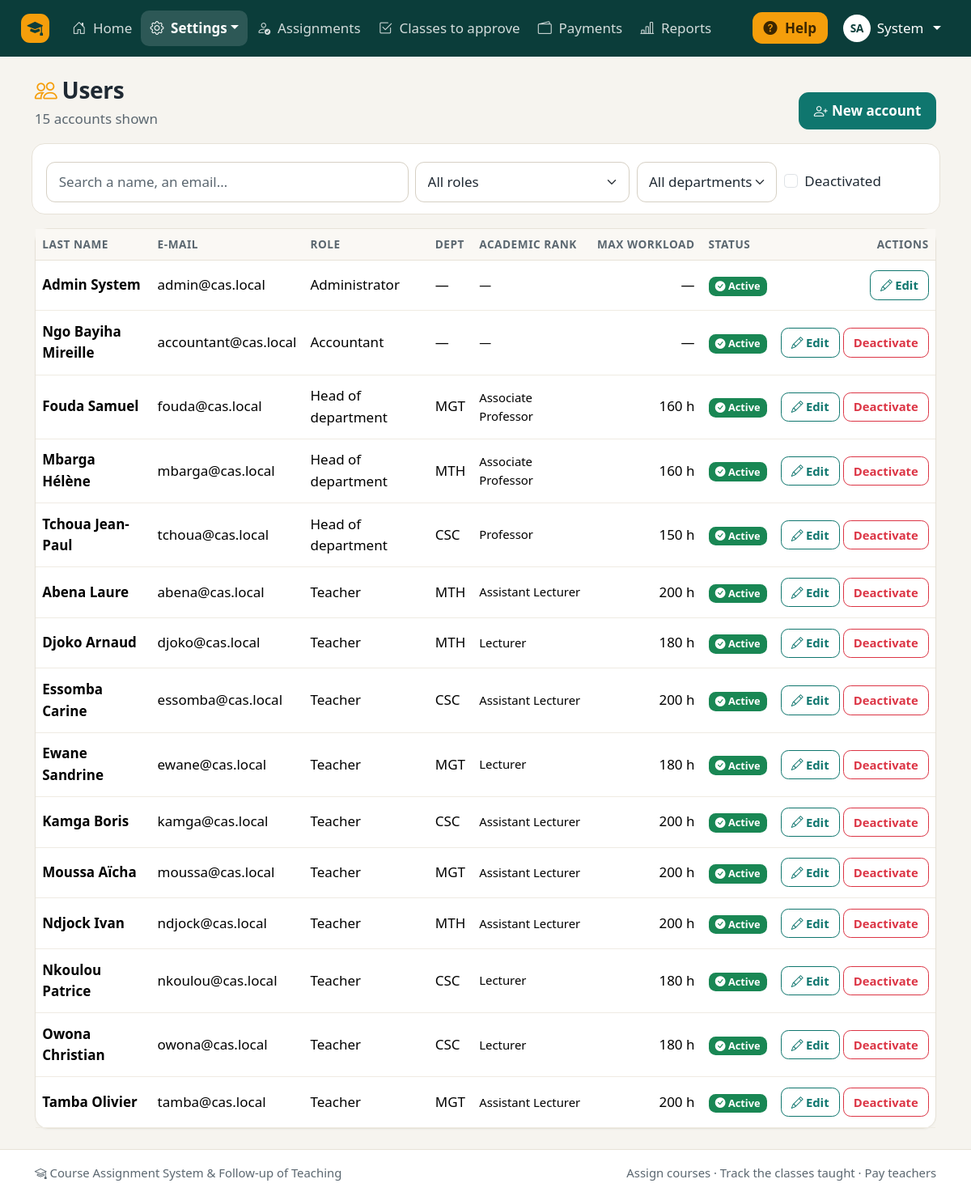
The page /admin/users.php (signed in) on the database its author committed.
### tables this page shows
CREATE TABLE users (
    id             INT AUTO_INCREMENT PRIMARY KEY,
    last_name      VARCHAR(80)  NOT NULL,
    first_name     VARCHAR(80)  NOT NULL,
    email          VARCHAR(150) NOT NULL UNIQUE,
    password_hash  VARCHAR(255) NOT NULL,
    role           ENUM('admin','head','teacher','accountant') NOT NULL DEFAULT 'teacher',
    department_id  INT NULL,
    academic_rank  VARCHAR(50) NULL,
    max_load       INT NOT NULL DEFAULT 0,
    phone          VARCHAR(30) NULL,
    is_active      TINYINT(1) NOT NULL DEFAULT 1,
    created_at     DATETIME NOT NULL DEFAULT CURRENT_TIMESTAMP,
    CONSTRAINT fk_user_department FOREIGN KEY (department_id) REFERENCES departments(id) ON DELETE SET NULL
);

CREATE TABLE departments (
    id       INT AUTO_INCREMENT PRIMARY KEY,
    name     VARCHAR(100) NOT NULL,
    code     VARCHAR(10)  NOT NULL UNIQUE,
    head_id  INT NULL
);

### includes/auth.php (called while the page is built, shortened)
<?php
require_once __DIR__ . '/functions.php';
function require_login(): array
{
    $user = current_user();
    return $user;
}
function require_role(array $roles): array
{
    $user = require_login();
    return $user;
}

### admin/users.php (the view, shortened to what this page needs)
<?php
require_once __DIR__ . '/../includes/auth.php';
$user = require_role(['admin']);
$requests = pending_signups();
$pendingIds = array_map('intval', array_column($requests, 'id'));
$users = db_all(
    'SELECT u.*, d.code AS department_code FROM users u
     LEFT JOIN departments d ON d.id = u.department_id
     ORDER BY FIELD(u.role, "admin", "accountant", "head", "teacher"), u.last_name, u.first_name'
);
require __DIR__ . '/../includes/header.php';
?>
<div class="page-header">
    <div>
        <h1><?= icon('people', 'greeting-icon') ?>Users</h1>
        <p class="lead-text"><span data-count-for="#usersTable"><?= count($users) ?></span> accounts shown</p>
    </div>
    <a href="<?= e(url('admin/user_form.php')) ?>" class="btn btn-primary"><?= icon('person-plus') ?>New account</a>
</div>
<div class="filters row g-2">
    <div class="col-md-5">
        <input type="search" class="form-control" placeholder="Search a name, an email…" aria-label="Search"
               data-filter-for="#usersTable" data-field="text">
    </div>
    <div class="col-6 col-md-3">
        <select class="form-select" data-filter-for="#usersTable" data-field="role" aria-label="Filter by role">
            <option value="">All roles</option>
        </select>
    </div>
    <div class="col-6 col-md-2">
        <select class="form-select" data-filter-for="#usersTable" data-field="dept" aria-label="Filter by department">
            <option value="">All departments</option>
        </select>
    </div>
    <div class="col-md-2 d-flex align-items-center">
        <div class="form-check">
            <input class="form-check-input" type="checkbox" id="onlyInactive" data-filter-for="#usersTable" data-field="inactive">
            <label class="form-check-label" for="onlyInactive">Deactivated</label>
        </div>
    </div>
</div>
<div class="card">
    <div class="table-responsive">
        <table class="table table-hover table-card" id="usersTable">
            <thead>
            <tr>
                <th>Last name</th>
                <th>E-mail</th>
                <th>Role</th>
                <th>Dept</th>
                <th>Academic rank</th>
                <th class="num">Max workload</th>
                <th>Status</th>
                <th class="text-end">Actions</th>
            </tr>
            </thead>
            <tbody>
            <?php foreach ($users as $u):
                $isRequest = in_array((int) $u['id'], $pendingIds, true); ?>
                <tr data-row data-role="<?= e($u['role']) ?>" data-dept="<?= e($u['department_code']) ?>"
                    data-inactive="<?= (int) $u['is_active'] ? '0' : '1' ?>">
                    <td class="fw-semibold"><?= e(full_name($u)) ?></td>
                    <td><?= e($u['email']) ?></td>
                    <td><?= e(ROLES[$u['role']] ?? $u['role']) ?></td>
                    <td><?= e($u['department_code'] ?? '—') ?></td>
                    <td class="small"><?= e($u['academic_rank'] ?? '—') ?></td>
                    <td class="num"><?= is_teacher_role($u['role']) ? hours($u['max_load']) : '—' ?></td>
                    <td>
                        <?php if ($isRequest): ?>
                            <span class="badge text-bg-warning"><?= icon('hourglass-split') ?> Waiting for approval</span>
                        <?php elseif ((int) $u['is_active']): ?>
                            <span class="badge text-bg-success"><?= icon('check-circle-fill') ?> Active</span>
                        <?php else: ?>
                            <span class="badge text-bg-secondary"><?= icon('slash-circle') ?> Deactivated</span>
                        <?php endif; ?>
                    </td>
                    <td class="text-end text-nowrap">
                        <a href="<?= e(url('admin/user_form.php?id=' . $u['id'])) ?>" class="btn btn-sm btn-outline-primary"><?= icon('pencil') ?>Edit</a>
                        <?php if ((int) $u['id'] !== (int) $user['id'] && !$isRequest): ?>
                            <form method="post" class="d-inline"
                                  data-confirm="<?= (int) $u['is_active'] ? 'Deactivate this account? The person will no longer be able to log in.' : 'Reactivate this account?' ?>">
                                <button class="btn btn-sm <?= (int) $u['is_active'] ? 'btn-outline-danger' : 'btn-outline-success' ?>">
                                    <?= (int) $u['is_active'] ? 'Deactivate' : 'Activate' ?>
                                </button>
                            </form>
                        <?php endif; ?>
                    </td>
                </tr>
            <?php endforeach; ?>
            </tbody>
        </table>
    </div>
</div>
<?php require __DIR__ . '/../includes/footer.php'; ?>

### includes/header.php (shortened to what this page needs)
<?php
$user = current_user();
$body_class = $body_class ?? '';
$scriptPath = ltrim(substr($_SERVER['SCRIPT_NAME'] ?? '', strlen(rtrim(BASE_URL, '/'))), '/');
$nav_active = $nav_active ?? $scriptPath;
$pendingCount = ($user && $user['role'] === 'admin') ? count(pending_signups()) : 0;
$teachingMenu = ['My teaching', [
    ['My courses and workload', 'teacher/dashboard.php', 'journal-text'],
    ['My classes', 'teacher/sessions.php', 'clock-history'],
    ['My money', 'teacher/payments.php', 'wallet2'],
], 'person-workspace'];
$menus = [
    'admin' => [
        ['Home', 'admin/dashboard.php', 'house-door'],
        ['Settings', [
            ['Users', 'admin/users.php', 'people'],
            ['Departments', 'admin/departments.php', 'building'],
            ['Courses', 'admin/courses.php', 'journal-bookmark'],
            ['Academic years', 'admin/years.php', 'calendar3'],
            ['Hourly rates', 'admin/rates.php', 'cash-coin'],
        ], 'gear'],
        ['Assignments', 'admin/assignments.php', 'person-check'],
        ['Classes to approve', 'head/sessions_validation.php', 'check2-square'],
        ['Payments', 'accountant/payments.php', 'wallet2'],
        ['Reports', 'admin/reports.php', 'bar-chart-line'],
    ],
    'head' => [
        ['Home', 'head/dashboard.php', 'house-door'],
        ['Assignments', 'head/assignments.php', 'person-check'],
        ['Courses', 'admin/courses.php', 'journal-bookmark'],
        ['Classes to approve', 'head/sessions_validation.php', 'check2-square'],
        ['Reports', 'admin/reports.php', 'bar-chart-line'],
        $teachingMenu,
    ],
    'teacher' => [
        ['Home', 'teacher/dashboard.php', 'house-door'],
        ['My classes', 'teacher/sessions.php', 'clock-history'],
        ['My money', 'teacher/payments.php', 'wallet2'],
    ],
    'accountant' => [
        ['Home', 'accountant/dashboard.php', 'house-door'],
        ['Payments', 'accountant/payments.php', 'wallet2'],
        ['New payment', 'accountant/payment_form.php', 'plus-circle'],
        ['Payment statements', 'accountant/statements.php', 'printer'],
    ],
];
$menu = $user ? ($menus[$user['role']] ?? []) : [];
?>
<!doctype html>
<html lang="en">
<head>
    <link rel="stylesheet" href="<?= e(url('assets/vendor/bootstrap/css/bootstrap.min.css')) ?>">
    <link rel="stylesheet" href="<?= e(url('assets/vendor/bootstrap-icons/bootstrap-icons.min.css')) ?>">
    <link rel="stylesheet" href="<?= e(url('assets/css/style.css')) ?>">
    <link rel="stylesheet" href="<?= e(url('assets/css/print.css')) ?>" media="print">
</head>
<body class="<?= e($body_class) ?>">
<?php if ($user): ?>
<nav class="navbar navbar-expand-xl navbar-dark app-navbar no-print">
    <div class="container-fluid px-lg-4">
        <a class="navbar-brand" href="<?= e(url(dashboard_path($user['role']))) ?>">
            <span class="brand-mark"><?= icon('mortarboard-fill') ?></span>
        </a>
        <div class="collapse navbar-collapse" id="mainNav">
            <ul class="navbar-nav me-auto mb-2 mb-xl-0">
                <?php foreach ($menu as [$label, $target, $iconName]): ?>
                    <?php if (is_array($target)):
                        $isActive = in_array($nav_active, array_column($target, 1), true); ?>
                        <li class="nav-item dropdown">
                            <a class="nav-link dropdown-toggle<?= $isActive ? ' active' : '' ?>" href="#" role="button"
                               data-bs-toggle="dropdown" aria-expanded="false"><?= icon($iconName) ?> <?= e($label) ?></a>
                                <?php foreach ($target as [$subLabel, $subPath, $subIcon]): ?>
                                    <li><a class="dropdown-item<?= $nav_active === $subPath ? ' active' : '' ?>"
                                           href="<?= e(url($subPath)) ?>"><?= icon($subIcon, 'me-2') ?><?= e($subLabel) ?>
                                            <?php if ($subPath === 'admin/users.php' && $pendingCount): ?>
                                                <span class="badge rounded-pill text-bg-warning ms-1"><?= $pendingCount ?></span>
                                            <?php endif; ?></a></li>
                                <?php endforeach; ?>
                        </li>
                    <?php else: ?>
                        <li class="nav-item">
                            <a class="nav-link<?= $nav_active === $target ? ' active' : '' ?>"
                               <?= $nav_active === $target ? 'aria-current="page"' : '' ?>
                               href="<?= e(url($target)) ?>"><?= icon($iconName) ?> <?= e($label) ?></a>
                        </li>
                    <?php endif; ?>
                <?php endforeach; ?>
            </ul>
            <div class="d-flex flex-wrap align-items-center gap-2">
                <button type="button" class="btn btn-help" data-bs-toggle="offcanvas" data-bs-target="#helpPanel" aria-controls="helpPanel">
                    <?= icon('question-circle-fill') ?> Help
                </button>
                <div class="dropdown">
                    <a class="nav-link dropdown-toggle text-white user-chip" href="#" role="button" data-bs-toggle="dropdown" aria-expanded="false">
                        <span class="avatar"><?= e(mb_strtoupper(mb_substr($user['first_name'], 0, 1) . mb_substr($user['last_name'], 0, 1))) ?></span>
                        <span><?= e($user['first_name']) ?></span>
                    </a>
                </div>
            </div>
        </div>
    </div>
</nav>
<?php endif; ?>
<main class="<?= $user ? 'container-xl py-4' : 'guest-main' ?>">

### includes/functions.php (shortened to what this page needs)
<?php
require_once __DIR__ . '/../config/db.php';
function db(): mysqli
{
    global $db;
    return $db;
}
function db_run(string $sql, string $types = '', array $params = []): mysqli_stmt
{
    $stmt = db()->prepare($sql);
    if ($types !== '') {
        $stmt->bind_param($types, ...$params);
    }
    $stmt->execute();
    return $stmt;
}
function db_all(string $sql, string $types = '', array $params = []): array
{
    $stmt = db_run($sql, $types, $params);
    $result = $stmt->get_result();
    $rows = $result ? $result->fetch_all(MYSQLI_ASSOC) : [];
    return $rows;
}
function db_one(string $sql, string $types = '', array $params = []): ?array
{
    $rows = db_all($sql, $types, $params);
    return $rows[0] ?? null;
}
function e($value): string
{
    return htmlspecialchars((string) ($value ?? ''), ENT_QUOTES, 'UTF-8');
}
function hours($value): string
{
    $value = (float) $value;
    $decimals = (abs($value - round($value)) < 0.001) ? 0 : 1;
    return number_format($value, $decimals, '.', ',') . ' h';
}
function full_name(array $row, string $prefix = ''): string
{
    return trim(($row[$prefix . 'last_name'] ?? '') . ' ' . ($row[$prefix . 'first_name'] ?? ''));
}
function url(string $path = ''): string
{
    return BASE_URL . ltrim($path, '/');
}
function icon(string $name, string $extraClass = ''): string
{
    return '<i class="bi bi-' . e($name) . ($extraClass !== '' ? ' ' . e($extraClass) : '') . '" aria-hidden="true"></i>';
}
function current_user(): ?array
{
    static $user = false;
    if ($user !== false) {
        return $user;
    }
    $user = null;
    if (!empty($_SESSION['user_id'])) {
        $row = db_one(
            'SELECT u.*, d.name AS department_name, d.code AS department_code
             FROM users u LEFT JOIN departments d ON d.id = u.department_id
             WHERE u.id = ?',
            'i',
            [(int) $_SESSION['user_id']]
        );
        if ($row && (int) $row['is_active'] === 1) {
            $user = $row;
        } else {
            unset($_SESSION['user_id']);
        }
    }
    return $user;
}
function is_teacher_role(string $role): bool
{
    return $role === 'teacher' || $role === 'head';
}
function dashboard_path(string $role): string
{
    $paths = [
        'admin' => 'admin/dashboard.php',
        'head' => 'head/dashboard.php',
        'teacher' => 'teacher/dashboard.php',
        'accountant' => 'accountant/dashboard.php',
    ];
    return $paths[$role] ?? 'index.php';
}
function pending_signup_sql(string $alias = 'u'): string
{
    return "($alias.is_active = 0 AND EXISTS (SELECT 1 FROM activity_log sl
             WHERE sl.user_id = $alias.id AND sl.action = 'Sign-up request'))";
}
function pending_signups(): array
{
    return db_all(
        'SELECT u.*, d.code AS department_code, d.name AS department_name FROM users u
         LEFT JOIN departments d ON d.id = u.department_id
         WHERE ' . pending_signup_sql('u') . ' ORDER BY u.created_at, u.id'
    );
}

### rows shown on the page
users: first_name+last_name "SA", first_name "System", full_name($u) "Admin System", email "admin@cas.local", role "Administrator", department_code "—", academic_rank "—"
users: full_name($u) "Ngo Bayiha Mireille", email "accountant@cas.local", role "Accountant", department_code "—", academic_rank "—", is_active "Deactivate"
users: full_name($u) "Fouda Samuel", email "fouda@cas.local", role "Head of department", department.code "MGT", academic_rank "Associate Professor", max_load "160 h", is_active "Deactivate"
users: full_name($u) "Mbarga Hélène", email "mbarga@cas.local", role "Head of department", department.code "MTH", academic_rank "Associate Professor", max_load "160 h", is_active "Deactivate"
users: full_name($u) "Tchoua Jean-Paul", email "tchoua@cas.local", role "Head of department", department.code "CSC", academic_rank "Professor", max_load "150 h", is_active "Deactivate"
users: full_name($u) "Abena Laure", email "abena@cas.local", role "Teacher", department.code "MTH", academic_rank "Assistant Lecturer", max_load "200 h", is_active "Deactivate"
users: full_name($u) "Djoko Arnaud", email "djoko@cas.local", role "Teacher", department.code "MTH", academic_rank "Lecturer", max_load "180 h", is_active "Deactivate"
users: full_name($u) "Essomba Carine", email "essomba@cas.local", role "Teacher", department.code "CSC", academic_rank "Assistant Lecturer", max_load "200 h", is_active "Deactivate"
users: full_name($u) "Ewane Sandrine", email "ewane@cas.local", role "Teacher", department.code "MGT", academic_rank "Lecturer", max_load "180 h", is_active "Deactivate"
users: full_name($u) "Kamga Boris", email "kamga@cas.local", role "Teacher", department.code "CSC", academic_rank "Assistant Lecturer", max_load "200 h", is_active "Deactivate"
users: full_name($u) "Moussa Aïcha", email "moussa@cas.local", role "Teacher", department.code "MGT", academic_rank "Assistant Lecturer", max_load "200 h", is_active "Deactivate"
users: full_name($u) "Ndjock Ivan", email "ndjock@cas.local", role "Teacher", department.code "MTH", academic_rank "Assistant Lecturer", max_load "200 h", is_active "Deactivate"
users: full_name($u) "Nkoulou Patrice", email "nkoulou@cas.local", role "Teacher", department.code "CSC", academic_rank "Lecturer", max_load "180 h", is_active "Deactivate"
users: full_name($u) "Owona Christian", email "owona@cas.local", role "Teacher", department.code "CSC", academic_rank "Lecturer", max_load "180 h", is_active "Deactivate"
users: full_name($u) "Tamba Olivier", email "tamba@cas.local", role "Teacher", department.code "MGT", academic_rank "Assistant Lecturer", max_load "200 h", is_active "Deactivate"

### other values the page prints
$label "Home"
$label "Settings"
$label "Assignments"
$label "Classes to approve"
$label "Payments"
$label "Reports"
count($users) "15"
APP_NAME "Course Assignment System & Follow-up of Teaching"
